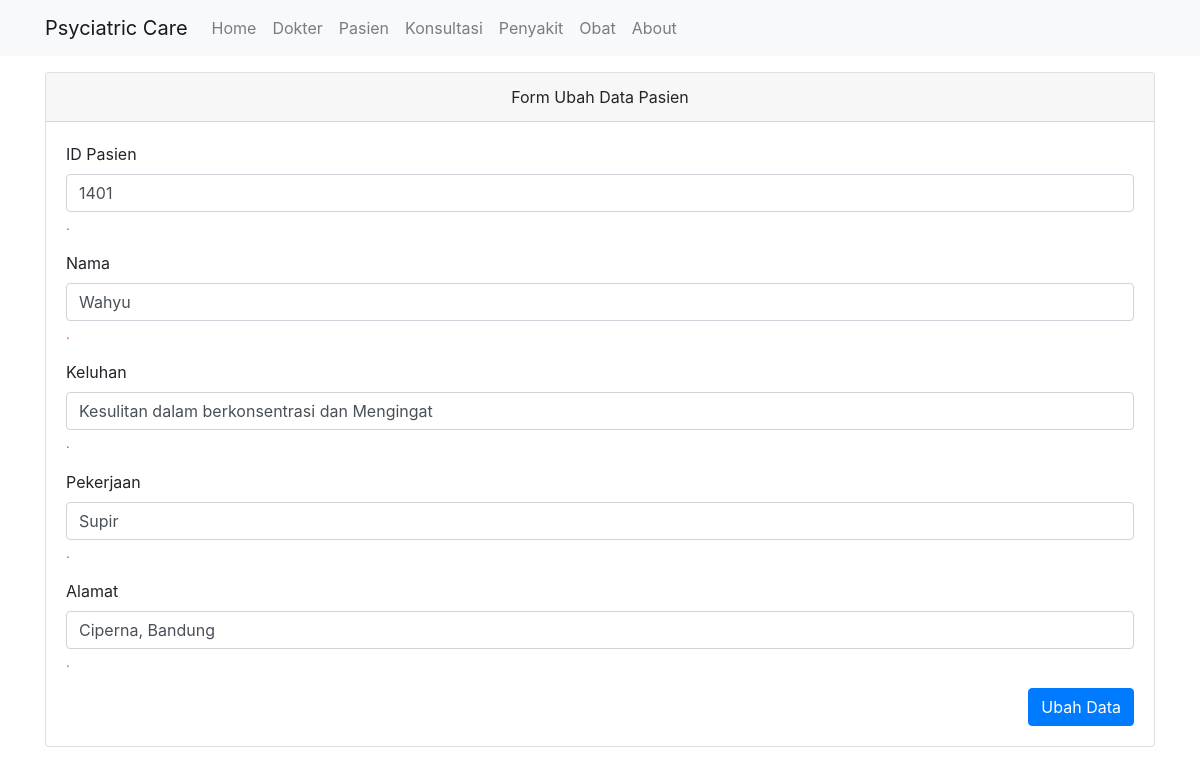
/Pasien/ubah/1401, run on the app's committed database.
### tables this page shows
CREATE TABLE `pasien` (
  `id_pasien` int(11) NOT NULL,
  `nama_pasien` varchar(255) DEFAULT NULL,
  `keluhan` varchar(255) DEFAULT NULL,
  `pekerjaan` varchar(100) DEFAULT NULL,
  `alamat` varchar(255) DEFAULT NULL
);

### application/controllers/Pasien.php (called while the page is built, shortened)
<?php
class Pasien extends CI_Controller
{
	public function __construct()
	{
		$this->load->model('Pasien_model');
		$this->load->library('form_validation');
	}
	public function ubah($id_pasien)
	{
		$data['judul'] = 'Form Ubah Data Pasien';
		$data['pasien'] = $this->Pasien_model->getPasienById($id_pasien);
		$this->form_validation->set_rules('nama_pasien','Nama','required');
		$this->form_validation->set_rules('id_pasien','ID','required|numeric');
		$this->form_validation->set_rules('keluhan','Keluhan','required');
		$this->form_validation->set_rules('pekerjaan','Pekerjaan','required');
		$this->form_validation->set_rules('alamat','Alamat','required');
		if ($this->form_validation->run() == false) {
			$this->load->view('templates/header', $data);
			$this->load->view('pasien/ubah', $data);
			$this->load->view('templates/footer');
		}else{
			$this->Pasien_model->ubahDataPasien();
			$this->session->set_flashdata('flash','diubah');
			redirect('pasien');
		}
	}
}

### index.php (called while the page is built, shortened)
<?php
require_once BASEPATH.'core/CodeIgniter.php';

### application/models/Pasien_model.php (called while the page is built, shortened)
<?php
class Pasien_model extends CI_model
{
	public function getPasienById($id_pasien)
	{
		return $this->db->get_where('pasien',['id_pasien'=>$id_pasien])->row_array();
	}
}

### application/views/pasien/ubah.php (the view, shortened to what this page needs)
<div class="container">
    <div class="row mt-3">
        <div class="col md-6">
            <div class="card">
                <div class="card-header text-center">
                    Form Ubah Data Pasien
                </div>
                <div class="card-body">
                    <form action="" method="post">
                        <div class="form-group">
                            <label for="id_pasien">ID Pasien</label>
                            <input type="text" class="form-control" id="id_pasien" name="id_pasien" value="<?= $pasien['id_pasien']; ?>">
                            <small class="form-text text-danger"><?= form_error('id_dokter') ?>.</small>
                        </div>
                        <div class="form-group">
                            <label for="nama_pasien">Nama</label>
                            <input type="text" class="form-control" id="nama_pasien" name="nama_pasien" value="<?= $pasien['nama_pasien']; ?>" >
                            <small class="form-text text-danger"><?= form_error('nama_pasien') ?>.</small>
                        </div>
                        <div class="form-group">
                            <label for="keluhan">Keluhan</label>
                            <input type="text" class="form-control" id="keluhan" name="keluhan" value="<?= $pasien['keluhan']; ?>">
                            <small class="form-text text-danger"><?= form_error('keluhan') ?>.</small>
                        </div>
                        <div class="form-group">
                            <label for="pekerjaan">Pekerjaan</label>
                            <input type="text" class="form-control" id="pekerjaan" name="pekerjaan" value="<?= $pasien['pekerjaan']; ?>">
                            <small class="form-text text-danger"><?= form_error('pekerjaan') ?>.</small>
                        </div>
                        <div class="form-group">
                            <label for="alamat">Alamat</label>
                            <input type="text" class="form-control" id="alamat" name="alamat" value="<?= $pasien['alamat']; ?>">
                            <small class="form-text text-danger"><?= form_error('alamat') ?>.</small>
                        </div>
                        <button type="submit" name="tambah" class="btn btn-primary float-right">Ubah Data</button>
                    </form>
                </div>
            </div>
        </div>
    </div>
</div>

### data on the page
pasien: id_pasien "1401", nama_pasien "Wahyu", keluhan "Kesulitan dalam berkonsentrasi dan Mengingat", pekerjaan "Supir", alamat "Ciperna, Bandung"
